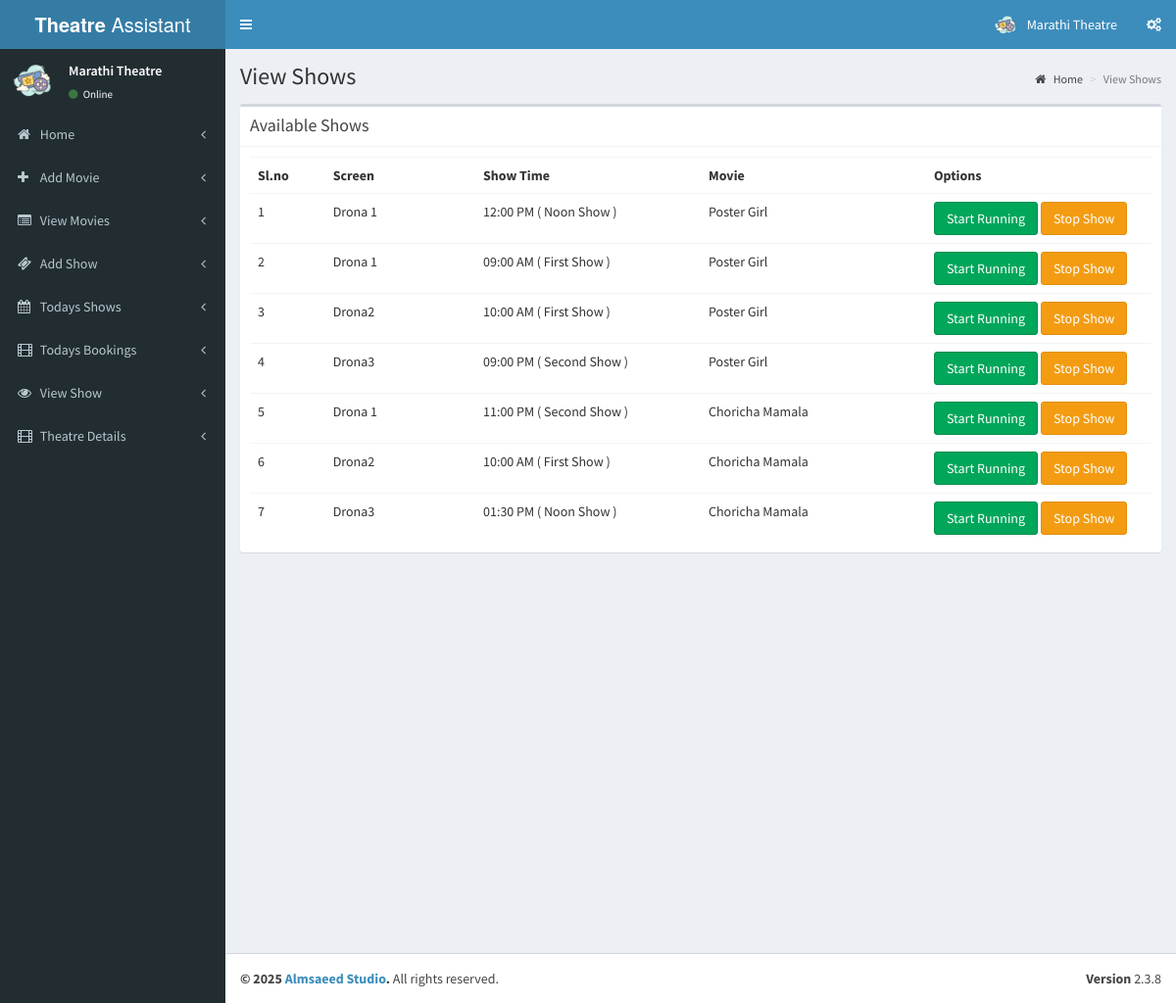
Screenshot of /theatre/pages/view_shows.php (signed in) with the database file from the repository.
### tables this page shows
CREATE TABLE `tbl_theatre` (
  `id` int(11) NOT NULL,
  `name` varchar(100) NOT NULL,
  `address` varchar(100) NOT NULL,
  `place` varchar(100) NOT NULL,
  `state` varchar(50) NOT NULL,
  `pin` int(11) NOT NULL
);

CREATE TABLE `tbl_shows` (
  `s_id` int(11) NOT NULL,
  `st_id` int(11) NOT NULL COMMENT 'show time id',
  `theatre_id` int(11) NOT NULL,
  `movie_id` int(11) NOT NULL,
  `start_date` date NOT NULL,
  `status` int(11) NOT NULL COMMENT '1 means show available',
  `r_status` int(11) NOT NULL
);

CREATE TABLE `tbl_screens` (
  `screen_id` int(11) NOT NULL,
  `t_id` int(11) NOT NULL COMMENT 'theatre id',
  `screen_name` varchar(110) NOT NULL,
  `seats` int(11) NOT NULL COMMENT 'number of seats',
  `charge` int(11) NOT NULL
);

CREATE TABLE `tbl_show_time` (
  `st_id` int(11) NOT NULL,
  `screen_id` int(11) NOT NULL,
  `name` varchar(40) NOT NULL COMMENT 'noon,second,etc',
  `start_time` time NOT NULL
);

CREATE TABLE `tbl_movie` (
  `movie_id` int(11) NOT NULL,
  `t_id` int(11) NOT NULL COMMENT 'theatre id',
  `movie_name` varchar(255) NOT NULL,
  `cast` varchar(500) NOT NULL,
  `desc` varchar(1000) NOT NULL,
  `release_date` date NOT NULL,
  `image` varchar(200) NOT NULL,
  `video_url` varchar(200) NOT NULL,
  `status` int(1) NOT NULL COMMENT '0 means active '
);

### theatre/pages/view_shows.php (the view, shortened to what this page needs)
<?php
include('header.php');
?>
  <div class="content-wrapper">
    <section class="content-header">
      <h1>
        View Shows
      </h1>
      <ol class="breadcrumb">
        <li><a href="index.php"><i class="fa fa-home"></i> Home</a></li>
        <li class="active">View Shows</li>
      </ol>
    </section>
    <section class="content">
      <div class="box">
         <div class="box-header with-border">
              <h3 class="box-title">Available Shows</h3>
            </div>
        <div class="box-body">
          <?php
          $sw=mysqli_query($con,"select * from tbl_shows where st_id in(select st_id from tbl_show_time where screen_id in(select screen_id from  tbl_screens where t_id='".$_SESSION['theatre']."')) and status='1'");
          if(mysqli_num_rows($sw))
          {?>
            <table class="table">
              <th class="col-md-1">
                Sl.no
              </th>
              <th class="col-md-2">
                Screen
              </th>
              <th class="col-md-3">
                Show Time
              </th>
              <th class="col-md-3">
                Movie
              </th>
              <th class="col-md-3">
                Options
              </th>
              <?php
              $sl=1;
              while($shows=mysqli_fetch_array($sw))
              {
                ?>
                <tr>
                  <td>
                    <?php echo $sl; $sl++;?>
                  </td>
                  <?php
                  $st=mysqli_query($con,"select * from tbl_show_time where st_id='".$shows['st_id']."'");
                  $show_time=mysqli_fetch_array($st);
                  $sr=mysqli_query($con,"select * from tbl_screens where screen_id='".$show_time['screen_id']."'");
                  $screen=mysqli_fetch_array($sr);
                  $mv=mysqli_query($con,"select * from tbl_movie where movie_id='".$shows['movie_id']."'");
                  $movie=mysqli_fetch_array($mv);
                  ?>
                  <td>
                    <?php echo $screen['screen_name'];?>
                  </td>
                  <td>
                    <?php echo date('h:i A',strtotime($show_time['start_time']))." ( ".$show_time['name']." Show )";?>
                  </td>
                  <td>
                    <?php echo $movie['movie_name'];?>
                  </td>
                  <td>
                    <?php if($shows['r_status']==1)
                    {
                    ?><a href="change_running.php?id=<?php echo $shows['s_id'];?>&status=0"><button class="btn btn-danger">Stop Running</button></a>
                    <?php
                    }
                    else
                    {?><a href="change_running.php?id=<?php echo $shows['s_id'];?>&status=1"><button class="btn btn-success">Start Running</button></a>
                    <?php
                    }?>
                    <a href="stop_running.php?id=<?php echo $shows['s_id'];?>"><button class="btn btn-warning">Stop Show</button></a>
                  </td>
                </tr>
                <?php
              }
              ?>
            </table>
            <?php
          }
          else
          {
            ?>
            <h3>No Shows Added</h3>
            <?php
          }
          ?>
        </div>
      </div>
    </section>
  </div>
  <?php
include('footer.php');
?>

### theatre/pages/header.php (shortened to what this page needs)
<?php
include('../../config.php');
$th=mysqli_query($con,"select * from tbl_theatre where id='".$_SESSION['theatre']."'");
$theatre=mysqli_fetch_array($th);
?>
<!DOCTYPE html>
<html>
<head>
  <link rel="stylesheet" href="../validation/dist/css/bootstrapValidator.css"/>
  <link rel="stylesheet" href="../bootstrap/css/bootstrap.min.css">
  <link rel="stylesheet" href="https://cdnjs.cloudflare.com/ajax/libs/font-awesome/4.5.0/css/font-awesome.min.css">
  <link rel="stylesheet" href="https://cdnjs.cloudflare.com/ajax/libs/ionicons/2.0.1/css/ionicons.min.css">
  <link rel="stylesheet" href="../dist/css/AdminLTE.min.css">
  <link rel="stylesheet" href="../dist/css/skins/_all-skins.min.css">
</head>
<body class="hold-transition skin-blue sidebar-mini">
<div class="wrapper">
  <header class="main-header">
    <a href="index.php" class="logo">
      <span class="logo-lg"><b>Theatre</b> Assistant</span>
    </a>
    <nav class="navbar navbar-static-top">
      <a href="#" class="sidebar-toggle" data-toggle="offcanvas" role="button">
      </a>
      <div class="navbar-custom-menu">
        <ul class="nav navbar-nav">
          <li class="dropdown user user-menu">
            <a href="#" class="dropdown-toggle" data-toggle="dropdown">
              <img src="cinema.png" class="user-image" alt="User Image">
              <span class="hidden-xs"><?php echo $theatre['name'];?></span>
            </a>
          </li>
          <li>
            <a href="#" data-toggle="control-sidebar"><i class="fa fa-gears"></i></a>
          </li>
        </ul>
      </div>
    </nav>
  </header>
  <aside class="main-sidebar">
    <section class="sidebar">
      <div class="user-panel">
        <div class="pull-left image">
          <img src="cinema.png" class="img-circle" alt="User Image">
        </div>
        <div class="pull-left info">
          <p><?php echo $theatre['name'];?></p>
          <a href="#"><i class="fa fa-circle text-success"></i> Online</a>
        </div>
      </div>
      <ul class="sidebar-menu">
        <li class="treeview">
          <a href="index.php">
            <i class="fa fa-home"></i> <span>Home</span>
            <span class="pull-right-container">
              <i class="fa fa-angle-left pull-right"></i>
            </span>
          </a>
        </li>
          <li class="treeview">
          <a href="add_movie.php">
            <i class="fa fa-plus"></i> <span>Add Movie</span>
            <span class="pull-right-container">
              <i class="fa fa-angle-left pull-right"></i>
            </span>
          </a>
        </li>
        <li class="treeview">
          <a href="view_movie.php">
            <i class="fa fa-list-alt"></i> <span>View Movies</span>
            <span class="pull-right-container">
              <i class="fa fa-angle-left pull-right"></i>
            </span>
          </a>
        </li>
        <li class="treeview">
          <a href="add_show.php">
            <i class="fa fa-ticket"></i> <span>Add Show</span>
            <span class="pull-right-container">
              <i class="fa fa-angle-left pull-right"></i>
            </span>
          </a>
        </li>
        <li class="treeview">
          <a href="todays_shows.php">
            <i class="fa fa-calendar"></i> <span>Todays Shows</span>
            <span class="pull-right-container">
              <i class="fa fa-angle-left pull-right"></i>
            </span>
          </a>
        </li>
        <li class="treeview">
          <a href="tickets.php">
            <i class="fa fa-film"></i> <span>Todays Bookings</span>
            <span class="pull-right-container">
              <i class="fa fa-angle-left pull-right"></i>
            </span>
          </a>
        </li>
        <li class="treeview">
          <a href="view_shows.php">
            <i class="fa fa-eye"></i> <span>View Show</span>
            <span class="pull-right-container">
              <i class="fa fa-angle-left pull-right"></i>
            </span>
          </a>
        </li>
        <li class="treeview">
          <a href="add_theatre_2.php">
            <i class="fa fa-film"></i> <span>Theatre Details</span>
            <span class="pull-right-container">
              <i class="fa fa-angle-left pull-right"></i>
            </span>
          </a>
        </li>
      </ul>
    </section>
  </aside>

### rows the page displays
tbl_theatre: name "Marathi Theatre"
tbl_shows: tbl_screens.screen_name "Drona 1", st.start_time "12:00 PM", st.name "Noon", movie.movie_name "Poster Girl"
tbl_shows: tbl_screens.screen_name "Drona 1", st.start_time "09:00 AM", st.name "First", movie.movie_name "Poster Girl"
tbl_shows: tbl_screens.screen_name "Drona2", st.start_time "10:00 AM", st.name "First", movie.movie_name "Poster Girl"
tbl_shows: tbl_screens.screen_name "Drona3", st.start_time "09:00 PM", st.name "Second", movie.movie_name "Poster Girl"
tbl_shows: tbl_screens.screen_name "Drona 1", st.start_time "11:00 PM", st.name "Second", movie.movie_name "Choricha Mamala"
tbl_shows: tbl_screens.screen_name "Drona2", st.start_time "10:00 AM", st.name "First", movie.movie_name "Choricha Mamala"
tbl_shows: tbl_screens.screen_name "Drona3", st.start_time "01:30 PM", st.name "Noon", movie.movie_name "Choricha Mamala"
